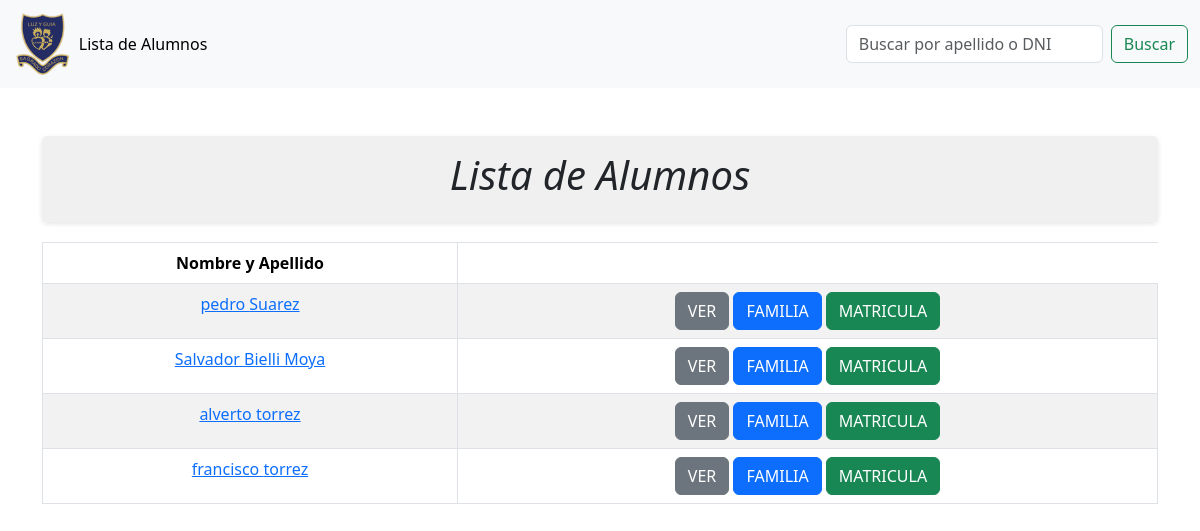
Screenshot of /alumnos/ with the database file from the repository.
### colegio/models.py (models this page shows, shortened)
class Alumnos(models.Model):
    id_alumno = models.AutoField(primary_key=True)
    id_familia =models.ForeignKey(Familias, verbose_name='Apellido de la Familia', on_delete=models.CASCADE)
    Nombre = models.CharField(max_length=50)
    Apellido = models.CharField(max_length=50)
    DNI = models.CharField(max_length=10)
    Correo_Electronico_Particular = models.EmailField(max_length=254, blank=True)
    Correo_Electronico_Institucional = models.EmailField(max_length=254, blank=True)
    Direccion = models.CharField(max_length=100)
    Localidad = models.ForeignKey(Localidad,on_delete=models.CASCADE)
    Nacionalidad = models.ForeignKey(Nacionalidad,on_delete=models.CASCADE)
    Colegio = models.ForeignKey(Colegio,on_delete=models.CASCADE)
    Sexo = models.ForeignKey(Sexo,on_delete=models.CASCADE)
    Fecha_de_Nacimiento = models.DateField()
    Lugar_de_nacimiento = models.CharField(max_length=100)
    Casas = models.ForeignKey(Casas,on_delete=models.CASCADE)
    estado_dispositivos = models.CharField(max_length=50)
    fecha_creacion = models.DateTimeField(default=timezone.now)
    fecha_modificacion = models.DateTimeField( default=timezone.now)

### colegio/views.py (the view)
# urls.py: path('alumnos/', views.alumnos, name= "alumnos"), #MOSTRARALUMNOS
def alumnos(request):
    query = request.GET.get('query')
    if query:
        alumnos = Alumnos.objects.filter(
            Q(Apellido__icontains=query) |
            Q(DNI__icontains=query)
        )
    else:
        alumnos = Alumnos.objects.all()
    return render(request, 'alumnos.html', {'alumnos': alumnos})

### templates/alumnos.html (shortened to what this page needs)
{% load static %}
<!DOCTYPE html>
<html lang="en">
<head>
    <link href="https://cdn.jsdelivr.net/npm/bootstrap@5.3.3/dist/css/bootstrap.min.css" rel="stylesheet">
    <link rel="stylesheet" href="https://cdn.jsdelivr.net/npm/bootstrap-icons@1.11.3/font/bootstrap-icons.min.css">
</head>
<body>
    <header>
        <nav class="navbar navbar-expand-lg bg-body-tertiary">
            <div class="container-fluid">
              <img src="{% static 'img/escudo.png' %}" width="5%" alt="Logo">
              <div class="collapse navbar-collapse" id="navbarSupportedContent">
                <ul class="navbar-nav me-auto mb-2 mb-lg-0">
                  <li class="nav-item">
                    <a class="nav-link active" aria-current="page" href='{% url 'alumnos'%}'>Lista de Alumnos</a>
                  </li>
                </ul>
                <form class="d-flex" role="search" method="GET">
                  <input class="form-control me-2" type="text" name="query" placeholder="Buscar por apellido o DNI" aria-label="Search">
                  <button class="btn btn-outline-success" type="submit">Buscar</button>
                </form>
              </div>
            </div>
          </nav>
    </header>
    <div class="container mt-5">
        <div class="title-block">
            <h1 class="text-center">Lista de Alumnos</h1>
        </div>
        <div class="table-container">
            <table class="table table-striped table-bordered text-center" style="width: 100%;">
                <thead>
                    <tr>
                        <th scope="col">Nombre y Apellido</th>
                    </tr>
                </thead>
                <tbody>
                    {% for alumno in alumnos %}
                    <tr>
                        <td>
                            <a href="{% url 'mostraralumnofamilia' alumno.id_alumno %}">{{ alumno.Nombre }} {{ alumno.Apellido }}</a>
                        </td>
                        <td>
                            <a href="{% url 'mostraralumnofamilia' alumno.id_alumno %}" class="btn btn-secondary">VER</a>
                            <a href="{% url 'detallefamilia' alumno.id_familia.id %}" class="btn btn-primary">FAMILIA</a>
                            <a href="{% url 'ver_matriculas' alumno.id_alumno %}" class="btn btn-success">MATRICULA</a>
                        </td>
                    </tr>
                    {% endfor %}
                </tbody>
            </table>
        </div>
    </div>
</body>
</html>

### templates/alumnos.html (style rules this page uses)
body { margin: 0; display: flex; flex-direction: column; height: 100vh; }
.container { flex: 1; display: flex; flex-direction: column; align-items: center; }
.title-block { background-color: #f0f0f0; padding: 15px; border-radius: 5px; box-shadow: 0 2px 5px rgba(0, 0, 0, 0.1); width: 100%; margin-bottom: 20px; }
.title-block h1 { font-style: italic; text-align: center; }
.table-container { width: 100%; }

### rows the page displays
Alumnos: Nombre "pedro", Apellido "Suarez"
Alumnos: Nombre "Salvador", Apellido "Bielli Moya"
Alumnos: Nombre "alverto", Apellido "torrez"
Alumnos: Nombre "francisco", Apellido "torrez"
